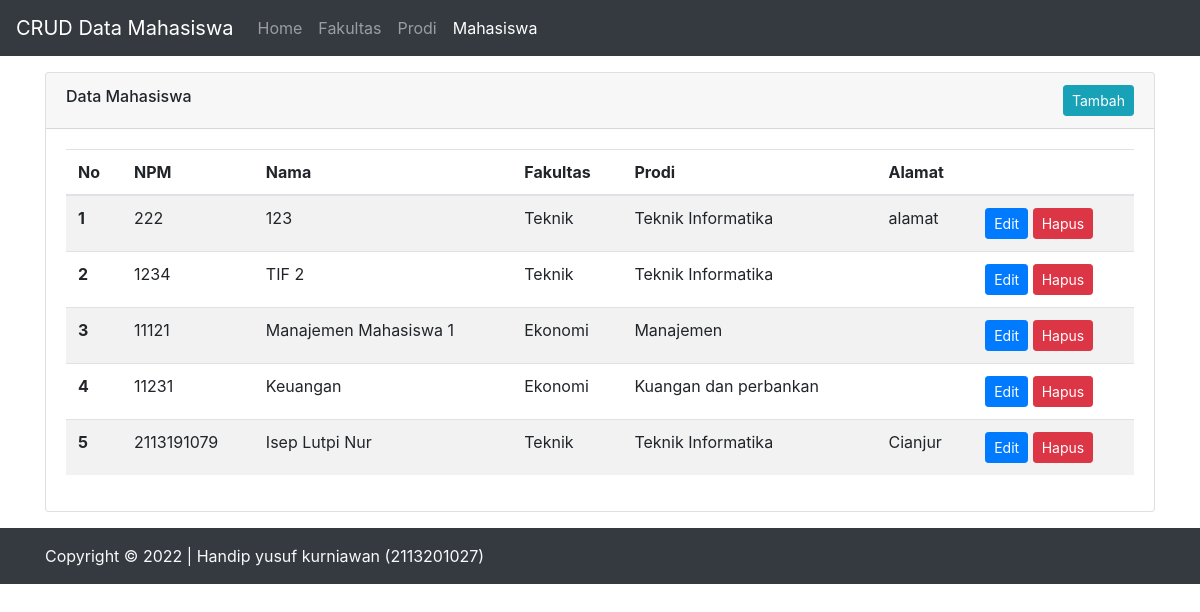
Page /mahasiswa.php (signed in) on the committed database.
### tables this page shows
CREATE TABLE `mahasiswa` (
  `npm` int NOT NULL,
  `prodi_id` int NOT NULL,
  `nama` varchar(255) NOT NULL,
  `alamat` text NOT NULL
);

CREATE TABLE `fakultas` (
  `id` int NOT NULL,
  `nama` varchar(255) NOT NULL,
  `deskripsi` text NOT NULL
);

CREATE TABLE `prodi` (
  `id` int NOT NULL,
  `fakultas_id` int NOT NULL,
  `nama` varchar(255) NOT NULL,
  `deskripsi` text NOT NULL
);

### mahasiswa.php (the view, shortened to what this page needs)
<?php
require './config/koneksi.php';
?>
<html lang="id">
<head>
  <link rel="stylesheet" href="./bootstrap/css/bootstrap.min.css">
</head>
<body>
  <nav class="navbar navbar-expand-lg navbar-dark bg-dark">
    <a class="navbar-brand" href="#">CRUD Data Mahasiswa</a>
    <div class="collapse navbar-collapse" id="navbarSupportedContent">
      <ul class="navbar-nav mr-auto">
        <li class="nav-item">
          <a class="nav-link" href="./index.php">Home</a>
        </li>
        <li class="nav-item">
          <a class="nav-link" href="./fakultas.php">Fakultas</a>
        </li>
        <li class="nav-item">
          <a class="nav-link" href="./prodi.php">Prodi</a>
        </li>
        <li class="nav-item">
          <a class="nav-link active" href="./mahasiswa.php">Mahasiswa</a>
        </li>
      </ul>
    </div>
  </nav>
  <main class="container">
    <div class="card shadow mt-3">
      <div class="card-header">
        <div class="d-flex justify-content-between align-items-center">
          <label class="h6">Data Mahasiswa</label>
          <a href="./mahasiswa-form.php" class="btn btn-sm btn-info">Tambah</a>
        </div>
      </div>
      <div class="card-body">
        <table class="table table-responsive-md table-striped table-hover">
          <thead>
            <tr>
              <th scope="col">No</th>
              <th scope="col">NPM</th>
              <th scope="col">Nama</th>
              <th scope="col">Fakultas</th>
              <th scope="col">Prodi</th>
              <th scope="col">Alamat</th>
              <th scope="col"></th>
            </tr>
          </thead>
          <tbody>
            <?php
            $query = "SELECT
                          mhs.*,
                          pr.nama AS prodi,
                          fk.nama AS fakultas
                      FROM
                          mahasiswa AS mhs
                      LEFT JOIN prodi AS pr
                      ON
                          mhs.prodi_id = pr.id
                      LEFT JOIN fakultas AS fk
                      ON
                          pr.fakultas_id = fk.id
            ";
            $result = mysqli_query($conn, $query);
            $counter = 0;
            while ($row = mysqli_fetch_assoc($result)) {
              $counter++;
              $row = (object)$row;
              $btn_edit =  '<a href="./mahasiswa-form.php?edit=' . $row->npm . '" class="btn btn-sm btn-primary">Edit</a>';
              $btn_delete =  '<a href="./mahasiswa.php?delete=' . $row->npm . '" onclick="return confirm(\'Apakah anda yakin?\')" class="btn btn-sm btn-danger">Hapus</a>';
              echo "<tr>
              <th>$counter</th>
              <td>{$row->npm}</td>
              <td>{$row->nama}</td>
              <td>{$row->fakultas}</td>
              <td>{$row->prodi}</td>
              <td>{$row->alamat}</td>
              <td>$btn_edit  $btn_delete</td>
            </tr>";
            }
            ?>
          </tbody>
        </table>
      </div>
    </div>
  </main>
  <div class="footer bg-dark text-light py-3 mt-3">
    <div class="container">
      <p class="m-0">Copyright &copy 2022 | Handip yusuf kurniawan (2113201027)</p>
    </div>
  </div>
</body>
</html>

### rows in the picture
mahasiswa: npm "222", nama "123", fakultas.nama "Teknik", prodi.nama "Teknik Informatika", alamat "alamat"
mahasiswa: npm "1234", nama "TIF 2", fakultas.nama "Teknik", prodi.nama "Teknik Informatika"
mahasiswa: npm "11121", nama "Manajemen Mahasiswa 1", fakultas.nama "Ekonomi", prodi.nama "Manajemen"
mahasiswa: npm "11231", nama "Keuangan", fakultas.nama "Ekonomi", prodi.nama "Kuangan dan perbankan"
mahasiswa: npm "2113191079", nama "Isep Lutpi Nur", fakultas.nama "Teknik", prodi.nama "Teknik Informatika", alamat "Cianjur"
